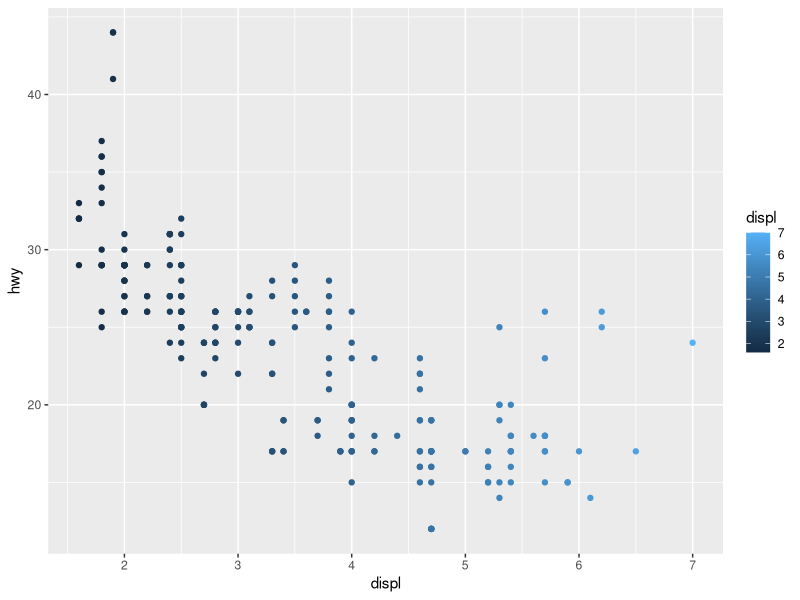
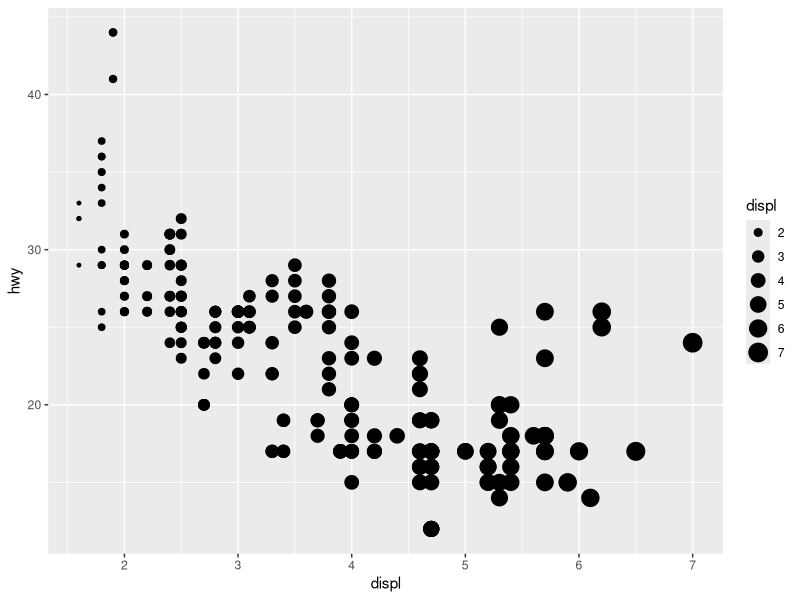
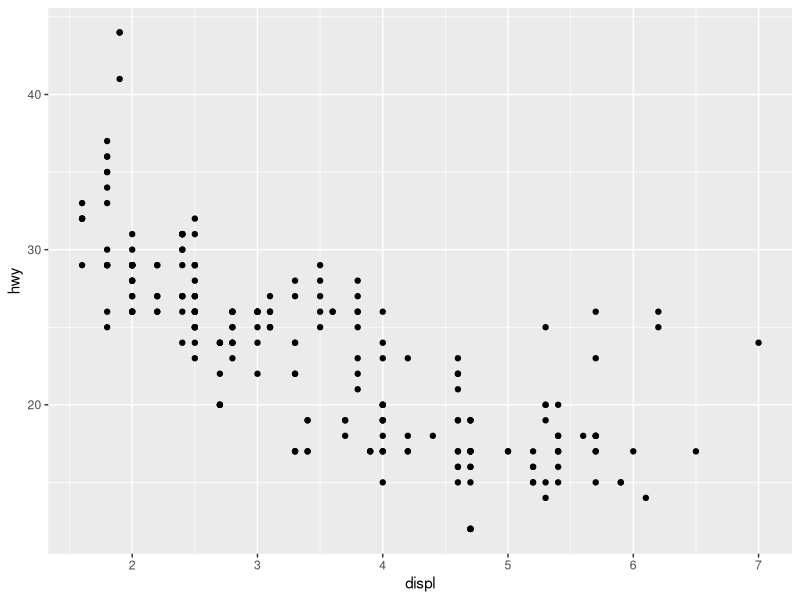
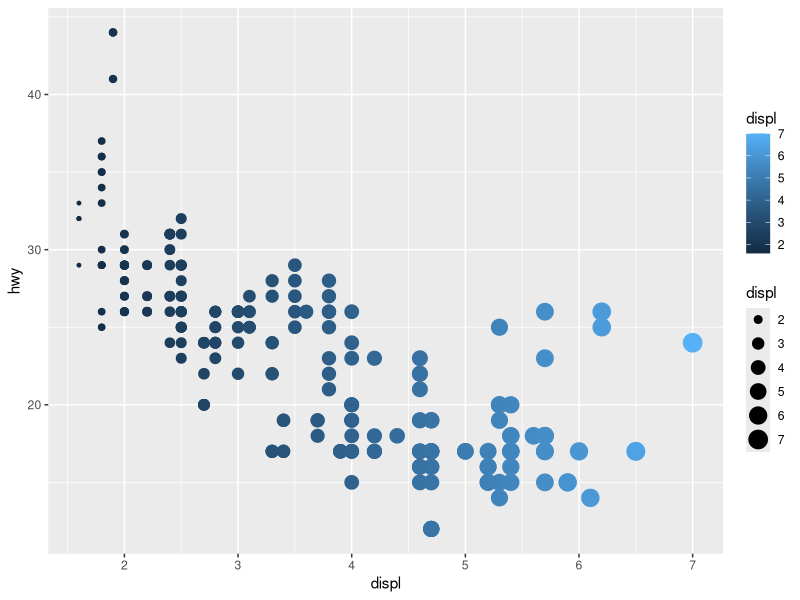
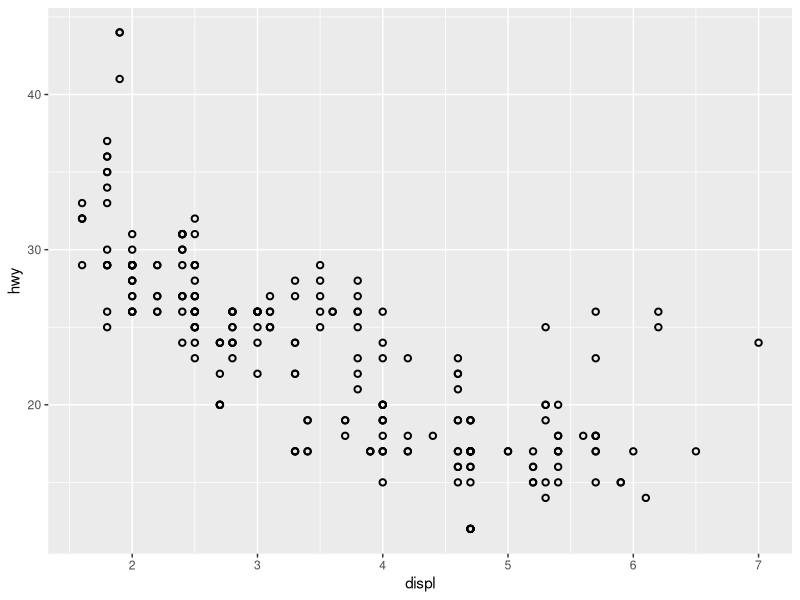
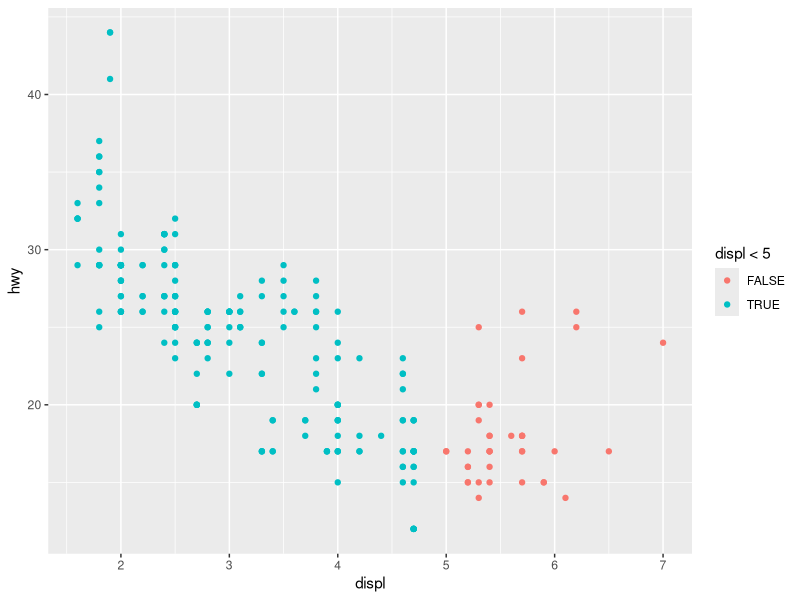

These charts were generated, in order, by the following R code:
## ---- chunk 1
knitr::opts_chunk$set(echo = TRUE)
## ---- chunk 2
library(ggplot2)
## ---- chunk 3
ggplot(data = mpg) +
  geom_point(mapping = aes(x = displ, y = hwy, color = displ))
## ---- chunk 4
ggplot(data = mpg) +
  geom_point(mapping = aes(x = displ, y = hwy, size = displ))
## ---- chunk 5
ggplot(data = mpg) +
  geom_point(mapping = aes(x = displ, y = hwy))
## ---- chunk 6
ggplot(data = mpg) +
  geom_point(mapping = aes(x = displ, y = hwy, color = displ, size=displ))
## ---- chunk 7
ggplot(data = mpg) +
  geom_point(mapping = aes(x = displ, y = hwy), shape=c(21), stroke = 1)
## ---- chunk 8
ggplot(data = mpg) +
  geom_point(mapping = aes(x = displ, y = hwy, color = displ< 5))
